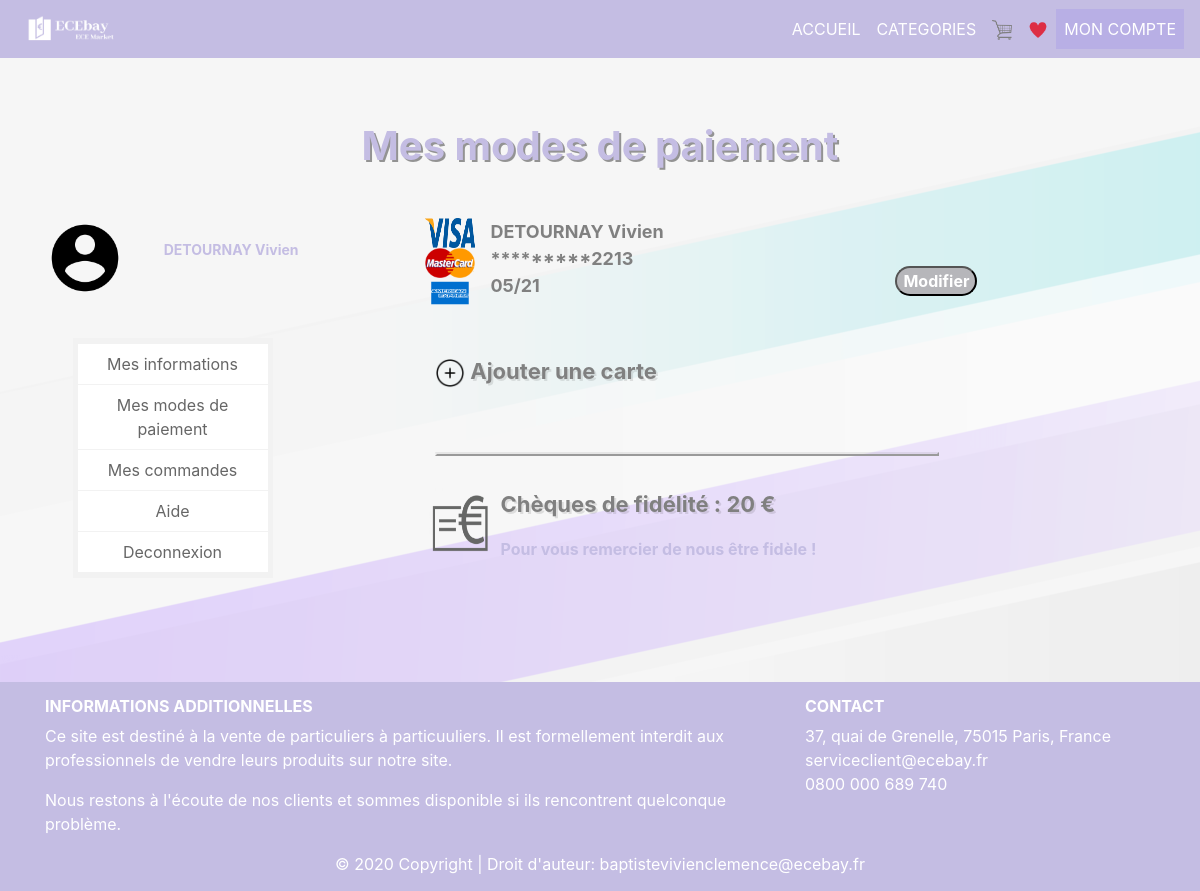
/www/Acheteur/modesPaiement.php (signed in), run on an earlier commit of the app's database.
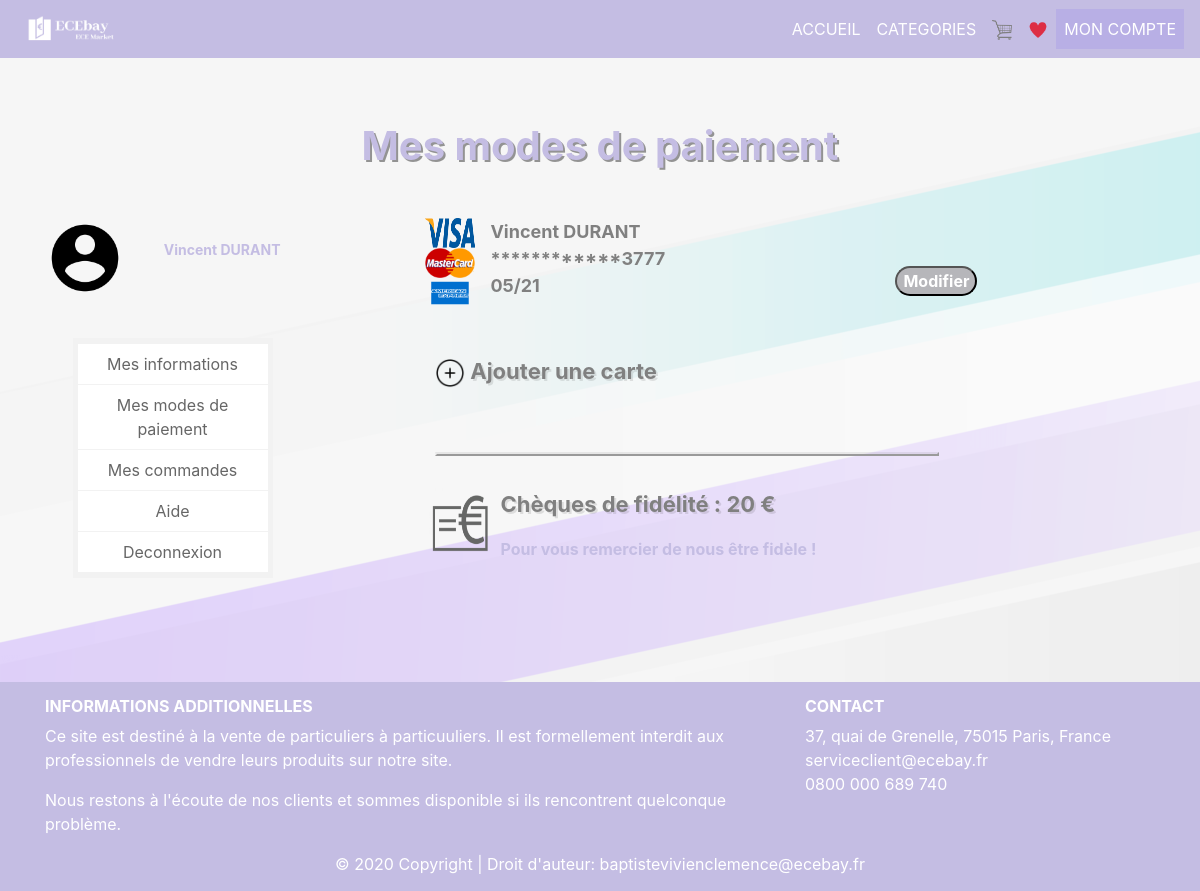
And on a later commit of the database.
### tables this page shows
CREATE TABLE IF NOT EXISTS `acheteur` (
  `IdAcheteur` int(8) NOT NULL AUTO_INCREMENT,
  `IdUtilisateur` int(8) NOT NULL,
  `Nom` varchar(20) NOT NULL,
  `Prenom` varchar(20) NOT NULL,
  `Adresse` text NOT NULL,
  `CodePostal` varchar(10) NOT NULL,
  `Pays` varchar(20) NOT NULL,
  `Telephone` varchar(20) NOT NULL,
  `TypeDeCarte` varchar(14) NOT NULL,
  `NumeroCarte` varchar(19) NOT NULL,
  `NomCarte` varchar(20) NOT NULL,
  `ExpirationCarte` varchar(5) NOT NULL,
  `CodedeSecurite` varchar(3) NOT NULL,
  `ImageProfil` varchar(255) DEFAULT NULL,
  PRIMARY KEY (`IdAcheteur`)
);

### www/Acheteur/modesPaiement.php (the view, shortened to what this page needs)
<?php
$db_handle = mysqli_connect('localhost', 'root', '');
$IdAcheteur=$_SESSION['IdAcheteur'];
$sql= "SELECT Nom, Prenom, TypeDeCarte, NumeroCarte, NomCarte, ExpirationCarte, CodedeSecurite
FROM acheteur WHERE IdAcheteur=$IdAcheteur";
$result = mysqli_query($db_handle, $sql);
while ($data = mysqli_fetch_assoc($result)){
$Nom = $data['Nom'];
$Prenom = $data['Prenom'];
$NumeroCarte = $data['NumeroCarte'];
$ExpirationCarte = $data['ExpirationCarte'];
$CodedeSecurite = $data['CodedeSecurite'];}
mysqli_close($db_handle);?>
<!DOCTYPE html>
<html>
<head>
	<link rel="stylesheet"href="https://stackpath.bootstrapcdn.com/bootstrap/4.1.3/css/bootstrap.min.css">
	<link rel="stylesheet" type="text/css" href="acheteur.css">
</head>
<body>
	<nav class="navbar navbar-expand-md">
		<a class="navbar-brand" href="#"><img src="images/logoblanc.png" width="109" height="30"></a>
			<div class="collapse navbar-collapse" id="main-navigation">
				 <ul class="nav navbar-nav navbar-right">
			        <li><a class="nav-link" href="accueil.php">ACCUEIL</a></li>
			        <li><a class="nav-link" href="categories.php">CATEGORIES</a></li>
			        <li><a class="nav-link" href="panier.php"><img src="images/panier.png" width="20" height="20"></a></li>
			        <li><a class="nav-link" href="favoris.php"><img src="images/favoris.png" width="20" height="20"></a></li>
			        <li class="ici"><a  class="nav-link" href="moncompte.php">MON COMPTE</a></li>
			     </ul>
			</div>
	</nav>
	<div><p><br><br></p></div>
	<div><p><h1>Mes modes de paiement</h1><br></p></div>
	<div class="container">
	<div class="row">
		<div class="col-md-3 col-md-3 col-sm-12">
			<div class="row">
				<div class="col-md-5 col-md-5 col-sm-5">
					<img align="center" src="images/compte.png" height="80" width="80">
				</div>
				<div class="col-md-7 col-md-7 col-sm-7" style="font-weight: bold; font-size: 14px; color: #C4BDE3">
					<p><br><?php echo "$Prenom $Nom" ?></p>
				</div>
			</div>
			<div class="row">
				<div class="menuBIS">
			 		<a href="mesInfos.php">Mes informations</a>
					<a href="modesPaiement.php">Mes modes de paiement</a>
					<a href="mesCommandes.php">Mes commandes</a>
					<a href="aide.php">Aide</a>
					<a href="deconnexion.php">Deconnexion</a>
				</div>
			</div>
		</div>
		<div class="col-md-1 col-md-1 col-sm-12"></div>
		<div class="col-md-7 col-md-7 col-sm-12">
			<div class="row">
				<div class="col-md-1 col-md-1 col-sm-4">
					<img align="center" src="images/visa.png" height="30" width="50">
					<img align="center" src="images/MC.png" height="30" width="50">
					<img align="center" src="images/AE.png" height="30" width="50">
				</div>
                <div class="col-md-6 col-md-6 col-sm-8">
                	<p style="margin-left: 10px; font-size: 18px; font-weight: bold; color: grey">
                	<?php echo"
	                		$Prenom $Nom <br>
	                	".str_repeat('*', strlen($NumeroCarte) - 4) . substr($NumeroCarte, -4)." <br>
	                	$ExpirationCarte <br>	"?>
                </div>
                <div class="col-md-5 col-md-5 col-sm-12" align="center">
                	<p><br><br><button type="button" style="color: white; font-size: 16px; font-weight: bold; background-color: #B6B6BA; border-radius: 2rem;"> Modifier </button></p>
                </div>
			</div>
			<div><p><br></p></div>
			<div style="margin-left: 10px;" class="row">
				<p style="font-size: 22px; font-weight: bold; text-shadow: rgba(0,0,0,0.1) 2px 2px;">
					<a style="color: grey;" href="#"><img align="center" src="images/plus.png" height="30" width="30">   Ajouter une carte</p></a>
			</div>
			<hr style="width: 500px; margin-left: 10px;">
			<div class="row">
				<div class="col-md-1 col-md-1 col-sm-1">
					<img align="center" src="images/cheque.png" height="70" width="70">
				</div>
                <div style="margin-left: 20px;" class="col-md-8 col-md-8 col-sm-8">
                	<p style="font-size: 22px; font-weight: bold; text-shadow: rgba(0,0,0,0.1) 2px 2px; color: grey;"> Chèques de fidélité : 20 €</p>
                	<p style="font-weight: bold; color:#C4BDE3;"> Pour vous remercier de nous être fidèle !</p>
                </div>
			</div>
		</div>
	</div></div>
	<div><p><br><br></p></div>
	<footer class="page-footer">
			<div class="container">
				<div class="row">
					<div class="col-lg-8 col-md-8 col-sm-12">
						<h6 class="text-uppercase font-weight-bold">Informations additionnelles</h6>
						<p>Ce site est destiné à la vente de particuliers à particuuliers. Il est formellement interdit aux professionnels de vendre leurs produits sur notre site.</p>
						<p>Nous restons à l'écoute de nos clients et sommes disponible si ils rencontrent quelconque problème.</p>
					</div>
					<div class="col-lg-4 col-md-4 col-sm-12">
						<h6 class="text-uppercase font-weight-bold">Contact</h6>
						<p>37, quai de Grenelle, 75015 Paris, France <br>serviceclient@ecebay.fr <br>0800 000 689 740</p>
					</div>
				</div>
				<div class="footer-copyright text-center">&copy; 2020 Copyright | Droit d'auteur: baptistevivienclemence@ecebay.fr</div>
		</footer>
</body>
</html>

### www/Acheteur/acheteur.css (style rules this page uses)
body { background-image: url(fond.png); }
h1,h3 { color: #C4BDE3; font-weight: bold; text-shadow: rgba(0,0,0,0.4) 2px 2px; text-align: center; }
.navbar { margin-bottom: 0; border-radius: 0; }
.navbar { background:#C4BDE3; color: white; }
.nav-link, .navbar-brand, .ici { color: #fff; cursor: pointer; }
.ici { background-color: #B8AFE5; }
.nav-link { margin: auto; }
.navbar-collapse { justify-content: flex-end; }
hr { display: block; margin-top: 3em; margin-bottom: 2em; margin-left: auto; margin-right: auto; border-style: outset; border-width: 2px; color: #C4BDE3; }
footer { background-color: #C4BDE3; color: white; padding: 15px; }
a { color: black; }
.menuBIS { width: 200px; }
.menu, .menuBIS { margin: 40px auto; list-style: none; padding: 5px; background: #F2F2F2; }
.menu a, .menuBIS a { display: block; text-align: center; margin: 1px 0; padding: 8px 10px; color: #666; background: #FFF; text-decoration: none; -webkit-transition: all .3s; -moz-transition: all .3s; transition: all .3s; }

What changed in the data, as far as the page shows it:
changed acheteur: Prenom "DETOURNAY" → "Vincent"; Nom "Vivien" → "DURANT"; NumeroCarte "*********" → "************"; NumeroCarte "2213" → "3777"
